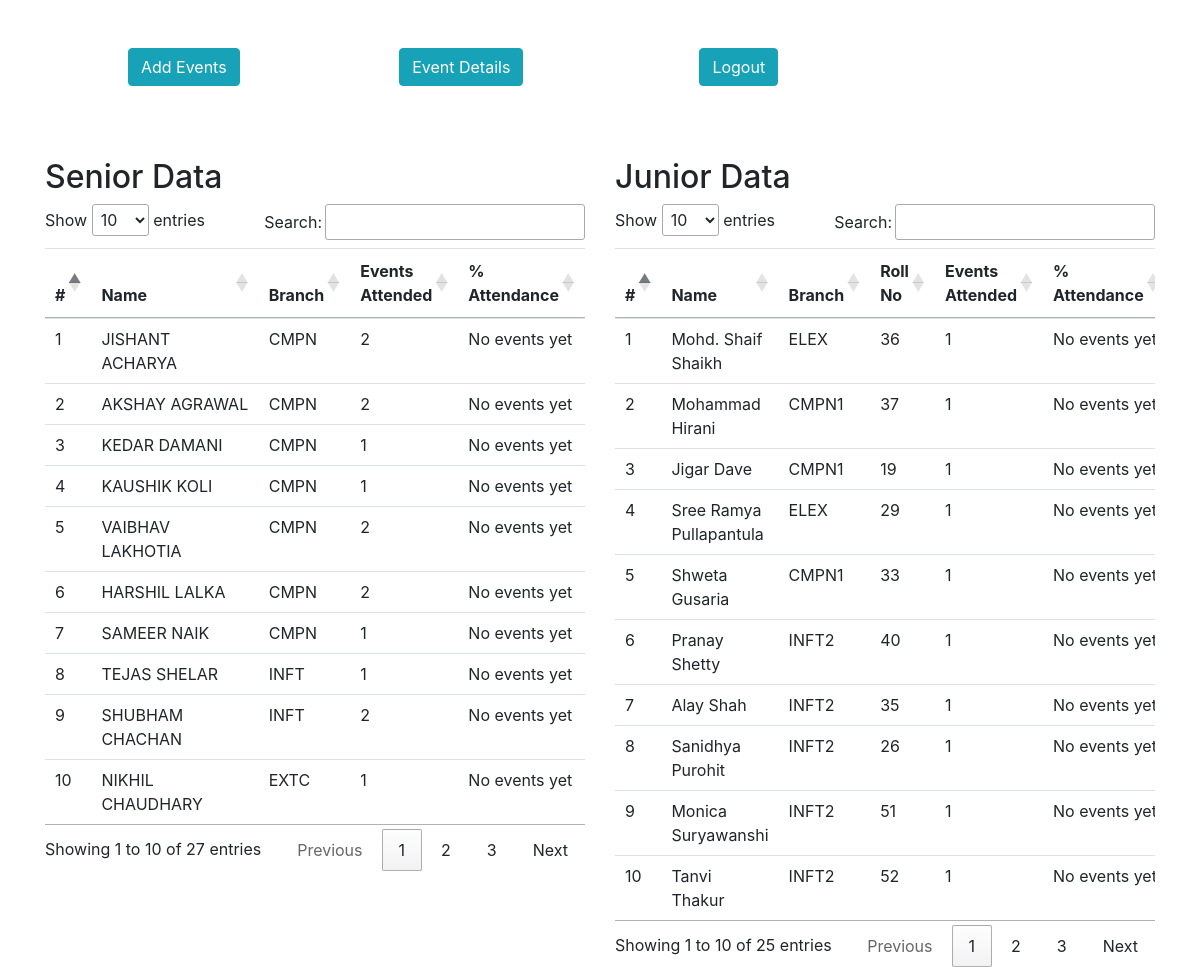
The page /index.php (signed in) on the database its author committed.
### tables this page shows
CREATE TABLE `senior_data` (
  `id` int(2) DEFAULT NULL,
  `name` varchar(18) DEFAULT NULL,
  `branch` varchar(4) DEFAULT NULL,
  `no_of_events` int(10) NOT NULL
);

CREATE TABLE `junior_data` (
  `id` int(2) DEFAULT NULL,
  `name` varchar(23) DEFAULT NULL,
  `branch` varchar(6) DEFAULT NULL,
  `roll_no` int(2) DEFAULT NULL,
  `no_of_events` int(1) DEFAULT NULL
);

### index.php (the view, shortened to what this page needs)
<!DOCTYPE html>
<html>
<head>
	<link rel="stylesheet" href="https://stackpath.bootstrapcdn.com/bootstrap/4.1.0/css/bootstrap.min.css">
	<link rel="stylesheet" type="text/css" href="https://cdn.datatables.net/1.10.19/css/jquery.dataTables.css">
</head>
<body>
	<div class="container">
		<br>
		<br>
		<div class="row" style="margin:auto;text-align:center;">
			<div class="col-lg-3 col-md-3 mb-4">
				<a href="add_event.php"><button class="btn btn-info">Add Events</button></a>
			</div>
			<div class="col-lg-3 col-md-3 mb-4">
				<a href="see_events.php"><button class="btn btn-info">Event Details</button></a>
			</div>
			<div class="col-lg-3 col-md-3 mb-4">
				<a href="logout.php"><button class="btn btn-info">Logout</button></a>
			</div>
		</div>
		<br>
		<br>
		<div class="row">
			<div class="col-lg-6">
				<h2>Senior Data</h2>
				<div class="table-responsive">
					<table class="table table-hover table-condensed" id="senior_data">
						<thead>
							<th>#</th>
							<th>Name</th>
							<th>Branch</th>
							<th>Events Attended</th>
							<th>% Attendance</th>
						</thead>
						<tbody>
							<?php
								require('db_info.php');
								$sql = "select * from senior_data";
								$result = $con -> query($sql);
								$count_sql = "select id from events";
								$getting_number = $con -> query($count_sql);
								$number_of_events = $getting_number->num_rows;
								if($result->num_rows>0)
								{
									while($row = $result->fetch_assoc())
									{
							?>
							<tr>
								<td> <?php echo $row['id'] ?> </td>
								<td> <?php echo $row['name'] ?> </td>
								<td> <?php echo $row['branch'] ?> </td>
								<td> <?php if($row['no_of_events']){echo $row['no_of_events'];}else{echo "No events attended";} ?> </td>
								<td> <?php if($number_of_events !=0)
										{
											echo ($row['no_of_events']/$number_of_events)*100;
										}
										else
										{
											echo "No events yet";
										}
									?>
								</td>
							</tr>
							<?php
									}
								}
							?>
						</tbody>
					</table>
				</div>
			</div>
			<div class="col-lg-6">
				<h2>Junior Data</h2>
				<div class="table-responsive">
					<table class="table table-hover table-condensed" id="junior_data">
						<thead>
							<th>#</th>
							<th>Name</th>
							<th>Branch</th>
							<th>Roll No</th>
							<th>Events Attended</th>
							<th>% Attendance</th>
						</thead>
						<tbody>
							<?php
								require('db_info.php');
								$sql = "select * from junior_data";
								$result = $con -> query($sql);
								$count_sql = "select id from events";
								$getting_number = $con -> query($count_sql);
								$number_of_events = $getting_number->num_rows;
								if($result->num_rows>0)
								{
									while($row = $result->fetch_assoc())
									{
							?>
							<tr>
								<td> <?php echo $row['id'] ?> </td>
								<td> <?php echo $row['name'] ?> </td>
								<td> <?php echo $row['branch'] ?> </td>
								<td> <?php echo $row['roll_no']; ?> </td>
								<td> <?php if($row['no_of_events']){echo $row['no_of_events'];}else{echo "No events attended";} ?> </td>
								<td> <?php if($number_of_events !=0)
										{
											echo ($row['no_of_events']/($number_of_events-9))*100;
										}
										else
										{
											echo "No events yet";
										}
									?>
								</td>
							</tr>
							<?php
									}
								}
							?>
						</tbody>
					</table>
				</div>
			</div>
		</div>
	</div>
</body>
</html>

### rows shown on the page
senior_data: id "1", name "JISHANT ACHARYA", branch "CMPN", no_of_events "2"
senior_data: id "2", name "AKSHAY AGRAWAL", branch "CMPN", no_of_events "2"
senior_data: id "3", name "KEDAR DAMANI", branch "CMPN", no_of_events "1"
senior_data: id "4", name "KAUSHIK KOLI", branch "CMPN", no_of_events "1"
senior_data: id "5", name "VAIBHAV LAKHOTIA", branch "CMPN", no_of_events "2"
senior_data: id "6", name "HARSHIL LALKA", branch "CMPN", no_of_events "2"
senior_data: id "7", name "SAMEER NAIK", branch "CMPN", no_of_events "1"
senior_data: id "8", name "TEJAS SHELAR", branch "INFT", no_of_events "1"
senior_data: id "9", name "SHUBHAM CHACHAN", branch "INFT", no_of_events "2"
senior_data: id "10", name "NIKHIL CHAUDHARY", branch "EXTC", no_of_events "1"
junior_data: id "1", name "Mohd. Shaif Shaikh", branch "ELEX", roll_no "36", no_of_events "1"
junior_data: id "2", name "Mohammad Hirani", branch "CMPN1", roll_no "37", no_of_events "1"
junior_data: id "3", name "Jigar Dave", branch "CMPN1", roll_no "19", no_of_events "1"
junior_data: id "4", name "Sree Ramya Pullapantula", branch "ELEX", roll_no "29", no_of_events "1"
junior_data: id "5", name "Shweta Gusaria", branch "CMPN1", roll_no "33", no_of_events "1"
junior_data: id "6", name "Pranay Shetty", branch "INFT2", roll_no "40", no_of_events "1"
junior_data: id "7", name "Alay Shah", branch "INFT2", roll_no "35", no_of_events "1"
junior_data: id "8", name "Sanidhya Purohit", branch "INFT2", roll_no "26", no_of_events "1"
junior_data: id "9", name "Monica Suryawanshi", branch "INFT2", roll_no "51", no_of_events "1"
junior_data: id "10", name "Tanvi Thakur", branch "INFT2", roll_no "52", no_of_events "1"
